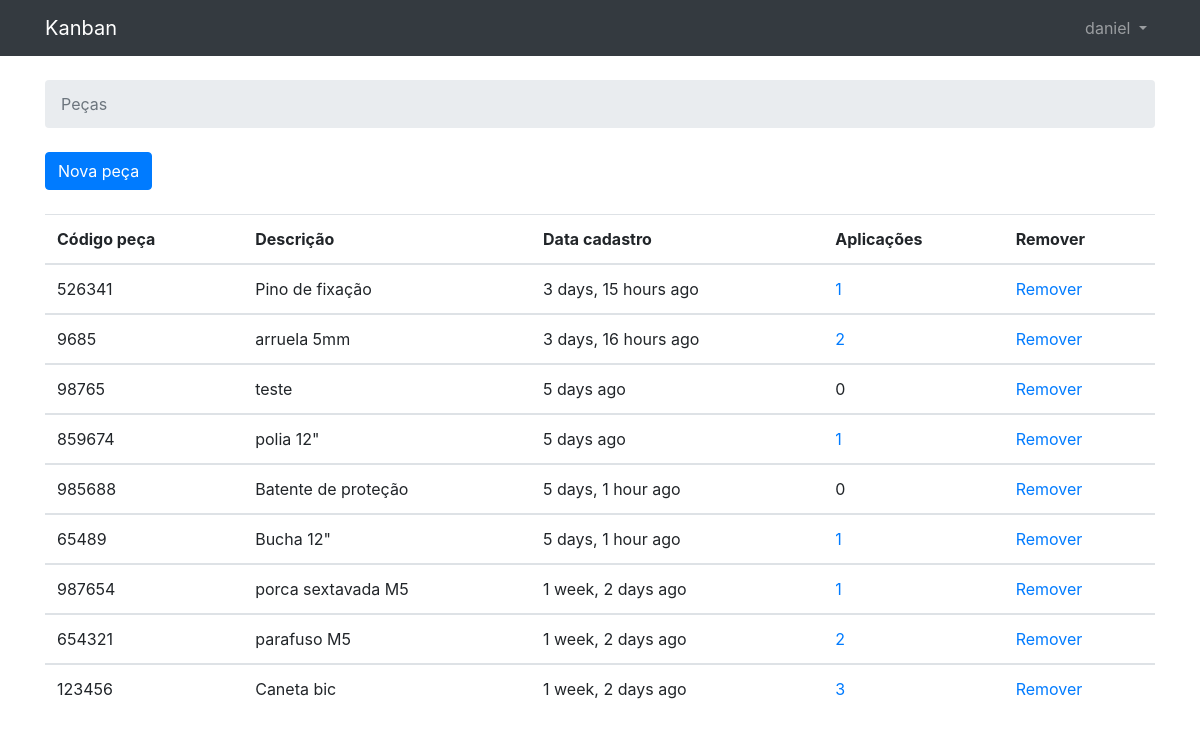
Page /pecas/ (signed in) on the committed database.
### pecas/models.py (models this page shows, shortened)
class Peca(models.Model):
    nome_peca = models.CharField(max_length=100)
    codigo_peca = models.CharField(max_length=20, unique=True)
    data_cadastro = models.DateTimeField(auto_now_add=True)

### pecas/views.py (the view)
@method_decorator(login_required, name='dispatch')
class PecasListView(ListView):
    model = Peca
    context_object_name = 'pecas'
    template_name = 'pecas/index.html'
    paginate_by = 10
    def get_queryset(self):
        queryset = Peca.objects.order_by(
            '-data_cadastro'
        ).annotate(
            count_aplicacao=Count('aplicacao')
        )
        return queryset

### pecas/templates/pecas/index.html (shortened to what this page needs)
{% extends 'base.html' %}
{% block breadcrumb %}
<li class='breadcrumb-item active'>Peças</li>
{% endblock %}
{% block content %}
<div class='mb-4'>
  <a href='{% url "pecas:nova_peca" %}' class='btn btn-primary'>
    Nova peça
  </a>
</div>
{% include 'includes/lista-pecas.html' %}
{% endblock %}

### pecas/templates/base.html (shortened to what this page needs)
{% load static %}
<!DOCTYPE html>
<html>
  <head>
    <link rel='stylesheet' type='text/css'
	  href='{% static "css/bootstrap.min.css" %}'>
    <link rel='stylesheet' type='text/css'
	  href='{% static "css/cdb.css" %}' >
  </head>
  <body>
    <nav class='navbar navbar-expand-lg navbar-dark bg-dark'>
      <div class='container'>
	<a class='navbar-brand' href='{% url "pecas:index" %}'>
	  Kanban
	</a>
    <div class="collapse navbar-collapse" id="mainMenu">
      <ul class="navbar-nav ml-auto">
        <li class="nav-item dropdown">
          <a class="nav-link dropdown-toggle"
	     href="#" id="userMenu"
	     data-toggle="dropdown"
	     aria-haspopup="true"
	     aria-expanded="false">
            {{ user.username }}
          </a>
        </li>
      </ul>
    </div>
    </div>
    </nav>
    <div class='container'>
      <ol class='breadcrumb my-4'>
	{% block breadcrumb %}
	{% endblock %}
      </ol>
      {% block content %}
      {% endblock %}
    </div>
  </body>
</html>

### pecas/templates/includes/lista-pecas.html (shortened to what this page needs)
{% load humanize %}
{% if pecas.count > 0 %}
      <table class='table'>
	<thead class='thead-inverse'>
	<tr>
	  <th>Código peça</th>
	  <th>Descrição</th>
	  <th>Data cadastro</th>
	  <th>Aplicações</th>
	  <th>Remover</th>
	</tr>
	</thead>
	{% for peca in pecas %}
	<tbody>
	<tr>
	  <td>{{ peca.codigo_peca }}</td>
	  <td>{{ peca.nome_peca }}</td>
	  <td>{{ peca.data_cadastro|naturaltime }}</td>
	  {% if peca.count_aplicacao > 0 %}
	  <td class='align-middle'>
<a href='{% url "pecas:aplicacoes" peca.id %}'>{{ peca.count_aplicacao }}
	    </a>
	  </td>
	  {% else %}
	  <td class='align-middle'>0</td>
	  {% endif %}
	  <td>
	    <a href='{% url "pecas:remover_peca" peca.id%}'>
	      Remover
	    </a>
	  </td>
	</tr>
	</tbody>
	{% endfor %}
      </table>
      {% else %}
      <p>Sem peças para listagem</p>
      {% endif %}

### rows in the picture
Peca: codigo_peca "526341", nome_peca "Pino de fixação", data_cadastro "3 days, 15 hours ago", count_aplicacao "1"
Peca: codigo_peca "9685", nome_peca "arruela 5mm", data_cadastro "3 days, 16 hours ago", count_aplicacao "2"
Peca: codigo_peca "98765", nome_peca "teste", data_cadastro "5 days ago", shows "0"
Peca: codigo_peca "859674", nome_peca "polia 12\"", data_cadastro "5 days ago", count_aplicacao "1"
Peca: codigo_peca "985688", nome_peca "Batente de proteção", data_cadastro "5 days, 1 hour ago", shows "0"
Peca: codigo_peca "65489", nome_peca "Bucha 12\"", data_cadastro "5 days, 1 hour ago", count_aplicacao "1"
Peca: codigo_peca "987654", nome_peca "porca sextavada M5", data_cadastro "1 week, 2 days ago", count_aplicacao "1"
Peca: codigo_peca "654321", nome_peca "parafuso M5", data_cadastro "1 week, 2 days ago", count_aplicacao "2"
Peca: codigo_peca "123456", nome_peca "Caneta bic", data_cadastro "1 week, 2 days ago", count_aplicacao "3"

### other values in the picture
{{ user.username }} "daniel"
